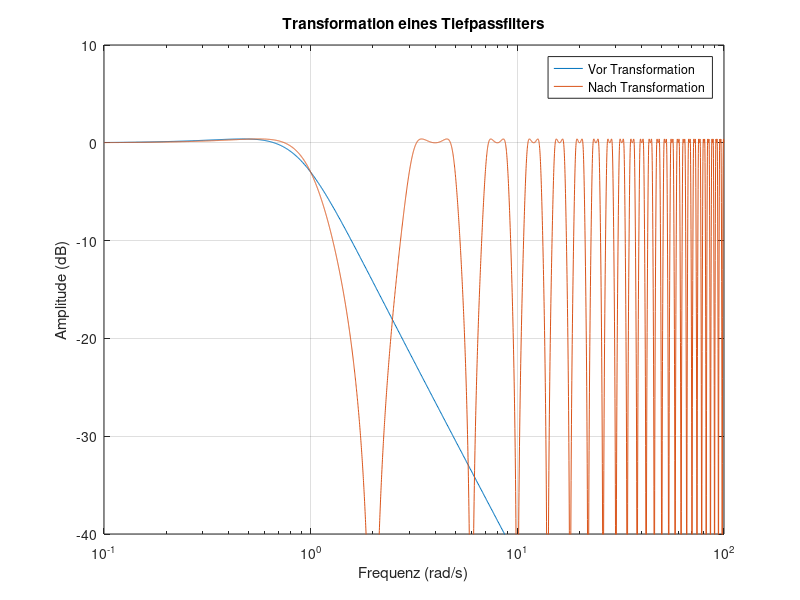

The MATLAB source for this figure: (Note: this script raises an error after producing the figure.)
%         L2    L4
% R0 o----^^^---^^^----o R6
% -->  _|_   _|_   _|_  <--
%      ---   ---   ---
%       | C1  | C3  | C5
%    o-----------------o

% Prototype filter params
g0 = 1;
g1 = 0.973;
g2 = 1.372;
g3 = 1.803;
g4 = g2;
g5 = g1;
g6 = g0;

% Prototype components (subscript "p" for "prototype")
R0p = g0;
C1p = g1;
L2p = g2;
C3p = g3;
L4p = g4;
C5p = g5;
R6p = g6;

w = logspace(-1, 2, 1000);
s = j*w;
B = 1./(s*C5p + 1/R6p);
A = s*L4p + 1./(s*C5p + 1/R6p);
T = B ./ A;
hold off
semilogx(w, 20*log10(abs(T))); grid on, grid minor

w = logspace(-1, 2, 5000);
s = j*tan(pi/2 * w/2);
B = 1./(s*C5p + 1/R6p);
A = s*L4p + 1./(s*C5p + 1/R6p);
T = B ./ A;
hold on
semilogx(w, 20*log10(abs(T))); grid on, grid minor
ylim([-40 10]);
ylabel('Amplitude (dB)');
xlabel('Frequenz (rad/s)');
legend('Vor Transformation', 'Nach Transformation');
title('Transformation eines Tiefpassfilters');

% Richard's (dick) transformation for fc=0.8 GHz, f@90° = 2 GHz
fc = 0.8e9;
fl4 = 2e9;
Omega = tan(pi/2 * fc / fl4);

% Normalise impedance to 50
Z = 50;

% Transform components (subscript "r" for "Richard")
R0r = R0p * Z;
C1r = C1p / Z / Omega;
L2r = L2p * Z / Omega;
C3r = C3p / Z / Omega;
L4r = L4p * Z / Omega;
C5r = C5p / Z / Omega;
R6r = R6p * Z;

% Kuroda transformation (subscript "k" for "Kuroda")
% C to L
%    n = 1+C*Z0
%    Z0' = Z0/n
%    L' = (n-1)*Z0 / n
% L to C
%    n = 1 + L/Z0
%    Z0' = Z0*n
%    C' = (n-1)/(n*Z0)

% Input impedances are all the same when shoving in new unit elements
Z1k = R0r;
Z2k = R0r;
Z3k = R0r;
Z4k = R0r;

% Insert first U.E.
[Z1k, L1k] = kuroda(Z1k, C1r, 'C2L');
[Z2k, C2k] = kuroda(Z2k, L2r, 'L2C');
[Z3k, L3k] = kuroda(Z3k, C3r, 'C2L');
[Z4k, C4k] = kuroda(Z4k, L4r, 'L2C');

% Insert second U.E. and shift first
[Z2k, C1k] = kuroda(Z2k, L1k, 'L2C');
[Z1k, C2k] = kuroda(Z1k, L2r, 'L2C');

% Insert third U.E. and shift first and second
% [Z3k, L1k] = kuroda(Z3k, C1k, 'C2L');
% [Z2k, L2k] = kuroda(Z2k, C2k, 'C2L');
% [Z1k, L3k] = kuroda(Z1k, C3r, 'C2L');

% Insert fourth U.E. and shift, first, second and third
% [Z4k, C1k] = kuroda(Z4k, L1k, 'L2C');
% [Z3k, C2k] = kuroda(Z3k, L2k, 'L2C');
% [Z2k, C3k] = kuroda(Z2k, L3k, 'L2C');
% [Z1k, C4k] = kuroda(Z1k, L4r, 'L2C');

